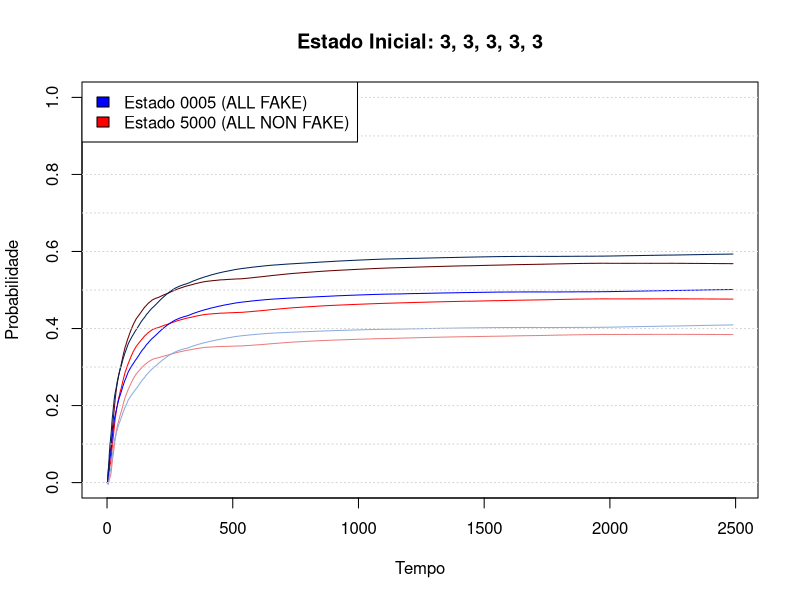

Write the R code that produced this figure.
K <- 2
N <- 5
L0 <- 0.1
L1 <- 0.2
F01mi0 <- 1
F02mi0 <- 2
F11mi1 <- 1
F12mi1 <- 2
GOOD <- 0
FAKE <- 1

gerarExogenosIniciais <- function(){
    for(i in 1:length(Usuarios)){
        if(L0 > 0){
            evento <- c(i, GOOD, rexp(1,L0), i)
            FilaDeEventos[[length(FilaDeEventos)+1]] <<- evento
        }
        if(L1 > 0 ){
            evento <- c(i, FAKE, rexp(1,L1), i )
            FilaDeEventos[[length(FilaDeEventos)+1]] <<- evento
        }
    }
}

gerarEndogenosIniciais <- function(){
    for(i in 1:length(Usuarios)) {
	    gerarEventosEndogenos(i)
    }
}

atualizarTempos <- function(tempo){
        estado <- c(0,0,0,0)
    	for(usuario in Usuarios){
            if(usuario==0){estado[1] <- estado[1] + 1}
            else if(usuario==1){estado[2] <- estado[2] + 1}
            else if(usuario==2){estado[3] <- estado[3] + 1}
            else if(usuario==3){estado[4] <- estado[4] + 1}
        }
        estadoStr <- paste(estado,collapse='')
	    Tempos[[estadoStr]] <<- Tempos[[estadoStr]] + (tempo)
}

modificarTimelinesFIFO <- function(e){
    if(e[2] == GOOD){
        if(Usuarios[e[4]] == 0){Usuarios[e[4]] <<- 0}
        else if(Usuarios[e[4]] == 1){Usuarios[e[4]] <<- 2}
        else if(Usuarios[e[4]] == 2){Usuarios[e[4]] <<- 0}
        else if(Usuarios[e[4]] == 3){Usuarios[e[4]] <<- 2}
    }                                                            
    else {
        if(Usuarios[e[4]] == 0){Usuarios[e[4]] <<- 1}
        else if(Usuarios[e[4]] == 1){Usuarios[e[4]] <<- 3}
        else if(Usuarios[e[4]] == 2){Usuarios[e[4]] <<- 1}
        else if(Usuarios[e[4]] == 3){Usuarios[e[4]] <<- 3}    
        }
    
    gerarEventosEndogenos(e[4])

    if(e[1] == e[4]) {
	    gerarEventosExogenos(e[4], e[2])
    }
}

modificarTimelinesRND <- function(e){
    if(e[2] == GOOD){
        if(Usuarios[e[4]]==0){Usuarios[e[4]] <<- 0}
        else if(Usuarios[e[4]]==1){Usuarios[e[4]] <<- sample(c(0,1),1,rep=FALSE)} 
        else if(Usuarios[e[4]]==2){Usuarios[e[4]] <<- sample(c(0,2),1,rep=FALSE)}  
        else if(Usuarios[e[4]]==3){Usuarios[e[4]] <<- sample(c(1,2),1,rep=FALSE)}        
    }
    else {
        if(Usuarios[e[4]]==0){Usuarios[e[4]] <<- sample(c(1,2),1,rep=FALSE)}
        else if(Usuarios[e[4]]==1){Usuarios[e[4]] <<- sample(c(1,3),1,rep=FALSE)}
        else if(Usuarios[e[4]]==2){Usuarios[e[4]] <<- sample(c(2,3),1,rep=FALSE)}
        else if(Usuarios[e[4]]==3){Usuarios[e[4]] <<- 3}    
    }
    gerarEventosEndogenos(e[4])

    if(e[1] == e[4]) {
	    gerarEventosExogenos(e[4], e[2])
    }

}

arrumarFilasEventos <- function(){
    FilaDeEventos <<- FilaDeEventos[order(sapply(FilaDeEventos, function(x) x[[3]]))]
}

gerarEventosExogenos <- function(quem, isFake){
    if(!isFake & L0 > 0){
        evento <- c(quem, GOOD, T+rexp(1,L0), quem)
        FilaDeEventos[[length(FilaDeEventos)+1]] <<- evento   
    }
    else if (isFake & L1 > 0){
        evento <- c(quem, FAKE, T+rexp(1,L1), quem)
        FilaDeEventos[[length(FilaDeEventos)+1]] <<- evento   
    }
}

gerarEventosEndogenos <- function(quem){

    ###retirarEventosAnteriores
    s <- length(FilaDeEventos)
    if (s > 0) {
        for (i in s:1) {
            evento <- FilaDeEventos[[i]]
            if(evento[1] == quem & evento[4] != quem){
                FilaDeEventos[i] <<- NULL
            }
        }
    }

    ###criarEventosNovos
    if(Usuarios[quem]==0){
        evento <- c(quem, GOOD, rexp(1,F02mi0), gerarSample(quem))
        FilaDeEventos[[length(FilaDeEventos)+1]] <<- evento

    }
    if(Usuarios[quem]==1){
        evento <- c(quem, GOOD, rexp(1,F01mi0), gerarSample(quem))
        FilaDeEventos[[length(FilaDeEventos)+1]] <<- evento
        evento <- c(quem, FAKE, rexp(1,F11mi1), gerarSample(quem))
        FilaDeEventos[[length(FilaDeEventos)+1]] <<- evento   
    }
    if(Usuarios[quem]==2){
        evento <- c(quem, GOOD, rexp(1,F01mi0), gerarSample(quem))
        FilaDeEventos[[length(FilaDeEventos)+1]] <<- evento    
        evento <- c(quem, FAKE, rexp(1,F11mi1), gerarSample(quem))
        FilaDeEventos[[length(FilaDeEventos)+1]] <<- evento       
    }
    if(Usuarios[quem]==3){
        evento <- c(quem, FAKE, rexp(1,F12mi1), gerarSample(quem))
        FilaDeEventos[[length(FilaDeEventos)+1]] <<- evento
       
    }            
}

gerarSample <- function(nquero){
    while(TRUE) {
        num <- sample(1:5,1,rep=FALSE)
        if (num != nquero) break
    }
    return(num)
}

FIM <- 100
FIFO <- FALSE
TOTALEVENTOS <- 5000
teste <- 0

guardadorTempoInicial <- matrix(0L, ncol = TOTALEVENTOS, nrow = FIM)
guardadorTempoFinal <- matrix(0L, ncol = TOTALEVENTOS, nrow = FIM)
guardadorTempoInicialHits <- matrix(0L, ncol = TOTALEVENTOS, nrow = FIM)
guardadorTempoFinalHits <- matrix(0L, ncol = TOTALEVENTOS, nrow = FIM)
tempoDosEventos <- matrix(0L, ncol = TOTALEVENTOS, nrow = FIM)

intervaloSupTempoInicial <- numeric(TOTALEVENTOS)
intervaloInfTempoInicial <- numeric(TOTALEVENTOS)

intervaloSupTempoFinal <- numeric(TOTALEVENTOS)
intervaloInfTempoFinal <- numeric(TOTALEVENTOS)

for(i in 1:FIM){
    #evento = (de quem veio, good/fake, tempo, pra onde vai)
    T <- 0 
    Usuarios <- c(1,1,1,1,1)
    Tempos <- numeric(56)
    names(Tempos) <- c('5000','4100','4010','4001','1400','0410','0401',
                    '1040','0140','0041','1004','0104','0014','3200',
                    '3020','3002','2300','0320','0302','2030','0230',
                    '0032','2003','0203','0023','3110','3101','3011',
                    '1310','1301','0311','1130','1031','0131','1103',
                    '1013','0113','2210','2201','2120','2021','2102',
                    '2012','1220','0221','1202','0212','1022','0122',
                    '2111','1211','1121','1112','0500','0050','0005')
    j <- 1
    nEventos <- 0
    FilaDeEventos <- list()
    gerarEndogenosIniciais()
    gerarExogenosIniciais()

    while(nEventos < TOTALEVENTOS){

        arrumarFilasEventos()
        evento <- FilaDeEventos[[1]]
        FilaDeEventos[[1]] <- NULL
        atualizarTempos(evento[3])
        T <- T + evento[3]
        nEventos <- nEventos + 1
    
        if(FIFO){modificarTimelinesFIFO(evento)}else{modificarTimelinesRND(evento)}

        guardadorTempoInicial[i,nEventos] <- Tempos[['5000']]/T
        guardadorTempoFinal[i,nEventos] <- Tempos[['0005']]/T
        tempoDosEventos[i,nEventos] <- T

        if(nEventos > 1){
            if(all(Usuarios==c(0,0,0,0,0))){
                guardadorTempoInicialHits[i,nEventos] <- (guardadorTempoInicialHits[i,nEventos-1] + 1)
            }
            else {
                guardadorTempoInicialHits[i,nEventos] <- guardadorTempoInicialHits[i,nEventos-1]
            }
            
            if(all(Usuarios == c(3,3,3,3,3))){
                guardadorTempoFinalHits[i,nEventos] <- (guardadorTempoFinalHits[i,nEventos-1] + 1)
            } else {
                guardadorTempoFinalHits[i,nEventos] <- guardadorTempoFinalHits[i,nEventos-1]
            }
        }
    }
}

for(i in 1:TOTALEVENTOS){
    intervaloSupTempoInicial[i] <- mean(guardadorTempoInicial[,i]) + (1.96 * sd(guardadorTempoInicial[,i]) / sqrt(FIM))
    intervaloInfTempoInicial[i] <- mean(guardadorTempoInicial[,i]) - (1.96 * sd(guardadorTempoInicial[,i]) / sqrt(FIM))

    intervaloSupTempoFinal[i] <- mean(guardadorTempoFinal[,i]) + (1.96 * sd(guardadorTempoFinal[,i]) / sqrt(FIM))
    intervaloInfTempoFinal[i] <- mean(guardadorTempoFinal[,i]) - (1.96 * sd(guardadorTempoFinal[,i]) / sqrt(FIM))
}
print(paste("Superior",intervaloSupTempoInicial[TOTALEVENTOS]))
print(paste("ALL GOOD tempo",colMeans(guardadorTempoInicial)[TOTALEVENTOS]))
print(paste("Inferior",intervaloInfTempoInicial[TOTALEVENTOS]))

print(paste("Superior",intervaloSupTempoFinal[TOTALEVENTOS]))
print(paste("ALL FAKE tempo",colMeans(guardadorTempoFinal)[TOTALEVENTOS]))
print(paste("Inferior",intervaloInfTempoFinal[TOTALEVENTOS]))

#print(paste("ALL GOOD hits",colMeans(guardadorTempoInicialHits)[TOTALEVENTOS]/TOTALEVENTOS))
#print(paste("ALL FAKE hits",colMeans(guardadorTempoFinalHits)[TOTALEVENTOS]/TOTALEVENTOS))

#print(paste("Tempo médio:", colMeans(tempoDosEventos)[TOTALEVENTOS]))

plot(colMeans(tempoDosEventos), colMeans(guardadorTempoInicial), type="l", xlim=c(0,colMeans(tempoDosEventos)[TOTALEVENTOS]), ylim=c(0,1), main=paste("Estado Inicial:", toString(Usuarios)), xlab="Tempo", ylab="Probabilidade", col="red")
lines(colMeans(tempoDosEventos), intervaloSupTempoInicial, col="#630000")
lines(colMeans(tempoDosEventos), intervaloInfTempoInicial, col="#EA7E7E")
lines(colMeans(tempoDosEventos), colMeans(guardadorTempoFinal), col="blue")
lines(colMeans(tempoDosEventos), intervaloSupTempoFinal, col="#002258")
lines(colMeans(tempoDosEventos), intervaloInfTempoFinal, col="#8BACDF")
abline(h=seq(0,1,by=0.1), lwd=1, lty="dotted", col="lightgray")

legend("topleft",
c("Estado 0005 (ALL FAKE)","Estado 5000 (ALL NON FAKE)"),
fill=c("blue","red")
) 
# print(Tempos*100/T)
# res <- 0
# for(tempo in Tempos){
#     res <- res + tempo
# }
# print(res/T)